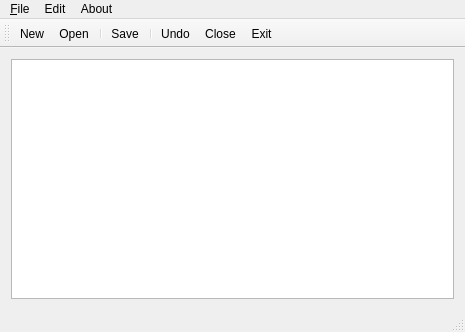
<?xml version="1.0" encoding="UTF-8"?>
<ui version="4.0">
 <class>MainWindow</class>
 <widget class="QMainWindow" name="MainWindow">
  <property name="geometry">
   <rect>
    <x>0</x>
    <y>0</y>
    <width>465</width>
    <height>332</height>
   </rect>
  </property>
  <property name="windowTitle">
   <string>MainWindow</string>
  </property>
  <widget class="QWidget" name="centralWidget">
   <layout class="QGridLayout" name="gridLayout">
    <item row="0" column="0">
     <widget class="QTextEdit" name="textEdit"/>
    </item>
   </layout>
  </widget>
  <widget class="QMenuBar" name="menuBar">
   <property name="geometry">
    <rect>
     <x>0</x>
     <y>0</y>
     <width>465</width>
     <height>23</height>
    </rect>
   </property>
   <widget class="QMenu" name="menu_File">
    <property name="title">
     <string>&amp;File</string>
    </property>
    <addaction name="action_New"/>
    <addaction name="action_Open"/>
    <addaction name="action_Save"/>
    <addaction name="actionSave_As"/>
    <addaction name="separator"/>
    <addaction name="actionClose"/>
    <addaction name="separator"/>
    <addaction name="action_Exit"/>
   </widget>
   <widget class="QMenu" name="menuAbout">
    <property name="title">
     <string>About</string>
    </property>
    <addaction name="actionAbout_TextEditor"/>
   </widget>
   <widget class="QMenu" name="menuEdit">
    <property name="title">
     <string>Edit</string>
    </property>
    <addaction name="actionUndo"/>
    <addaction name="actionCut"/>
    <addaction name="actionCopy"/>
    <addaction name="actionPaste"/>
    <addaction name="actionFind"/>
   </widget>
   <addaction name="menu_File"/>
   <addaction name="menuEdit"/>
   <addaction name="menuAbout"/>
  </widget>
  <widget class="QToolBar" name="mainToolBar">
   <property name="windowTitle">
    <string>工具栏</string>
   </property>
   <property name="toolTip">
    <string/>
   </property>
   <attribute name="toolBarArea">
    <enum>TopToolBarArea</enum>
   </attribute>
   <attribute name="toolBarBreak">
    <bool>false</bool>
   </attribute>
   <addaction name="action_New"/>
   <addaction name="action_Open"/>
   <addaction name="separator"/>
   <addaction name="action_Save"/>
   <addaction name="separator"/>
   <addaction name="actionUndo"/>
   <addaction name="actionClose"/>
   <addaction name="action_Exit"/>
  </widget>
  <widget class="QStatusBar" name="statusBar"/>
  <action name="action_New">
   <property name="icon">
    <iconset resource="resIcon.qrc">
     <normaloff>:/images/filenew.png</normaloff>:/images/filenew.png</iconset>
   </property>
   <property name="text">
    <string>&amp;New</string>
   </property>
  </action>
  <action name="action_Open">
   <property name="icon">
    <iconset resource="resIcon.qrc">
     <normaloff>:/images/fileopen.png</normaloff>:/images/fileopen.png</iconset>
   </property>
   <property name="text">
    <string>&amp;Open</string>
   </property>
  </action>
  <action name="action_Save">
   <property name="icon">
    <iconset resource="resIcon.qrc">
     <normaloff>:/images/filesave.png</normaloff>:/images/filesave.png</iconset>
   </property>
   <property name="text">
    <string>&amp;Save</string>
   </property>
  </action>
  <action name="actionSave_As">
   <property name="icon">
    <iconset resource="resIcon.qrc">
     <normaloff>:/images/filesaveas.png</normaloff>:/images/filesaveas.png</iconset>
   </property>
   <property name="text">
    <string>Save &amp;As</string>
   </property>
  </action>
  <action name="action_Exit">
   <property name="icon">
    <iconset resource="resIcon.qrc">
     <normaloff>:/images/exit.png</normaloff>:/images/exit.png</iconset>
   </property>
   <property name="text">
    <string>&amp;Exit</string>
   </property>
  </action>
  <action name="actionAbout_TextEditor">
   <property name="text">
    <string>About TextEditor</string>
   </property>
  </action>
  <action name="actionClose">
   <property name="icon">
    <iconset resource="resIcon.qrc">
     <normaloff>:/images/fileclose.png</normaloff>:/images/fileclose.png</iconset>
   </property>
   <property name="text">
    <string>Close</string>
   </property>
  </action>
  <action name="actionUndo">
   <property name="icon">
    <iconset resource="resIcon.qrc">
     <normaloff>:/images/undo.png</normaloff>:/images/undo.png</iconset>
   </property>
   <property name="text">
    <string>Undo</string>
   </property>
  </action>
  <action name="actionCut">
   <property name="icon">
    <iconset resource="resIcon.qrc">
     <normaloff>:/images/editcut.png</normaloff>:/images/editcut.png</iconset>
   </property>
   <property name="text">
    <string>Cut</string>
   </property>
  </action>
  <action name="actionCopy">
   <property name="text">
    <string>Copy</string>
   </property>
  </action>
  <action name="actionPaste">
   <property name="text">
    <string>Paste</string>
   </property>
  </action>
  <action name="actionFind">
   <property name="text">
    <string>Find</string>
   </property>
   <property name="shortcut">
    <string>Ctrl+F</string>
   </property>
  </action>
 </widget>
 <layoutdefault spacing="6" margin="11"/>
 <resources>
  <include location="resIcon.qrc"/>
 </resources>
 <connections/>
</ui>
